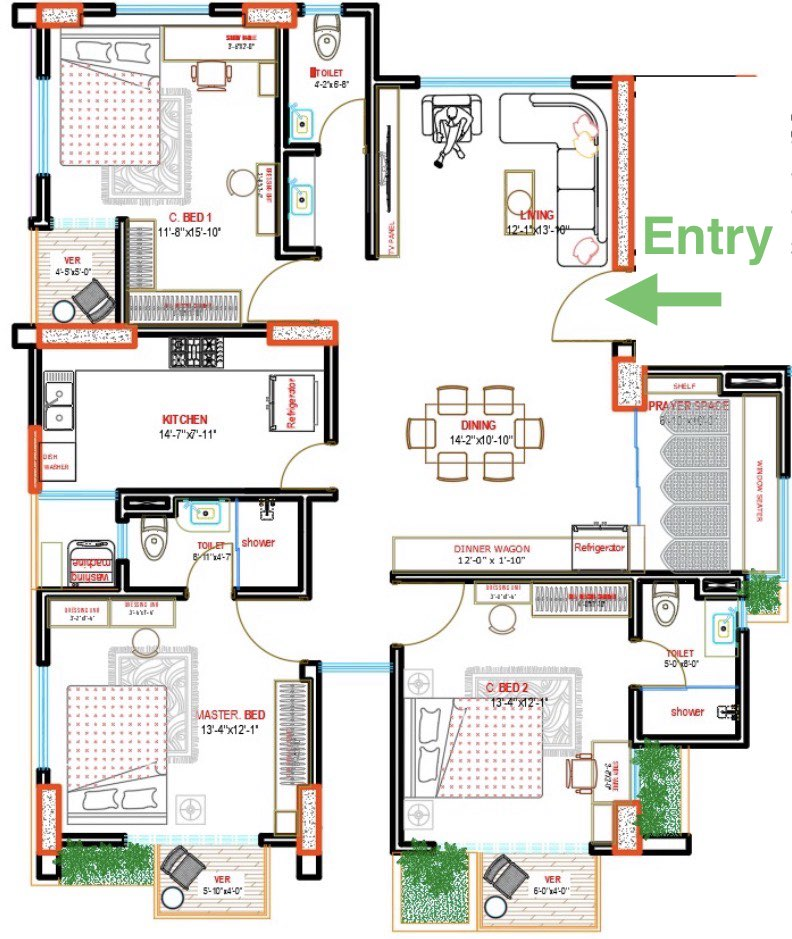
#> input picture linden/ref/floorplan.jpg, 792 x 939 px, found by its file name
$ python probe.py
#> lines starting #> are read from the running program, lines starting #| are printed output that depends on the picture; after the words box and inside, x2 and y2 are one past the last pixel; in counts of white or black regions, pixels touching at a corner belong together
"""Measure wall bands in the plan mask. probe.py H y x0 x1  |  probe.py V x y0 y1"""
import sys, numpy as np
from PIL import Image
im=np.asarray(Image.open(sys.argv[5] if len(sys.argv)>5 else "/home/user/blender-cli/linden/ref/floorplan.jpg").convert("RGB")).astype(int)
r,g,b=im[...,0],im[...,1],im[...,2]
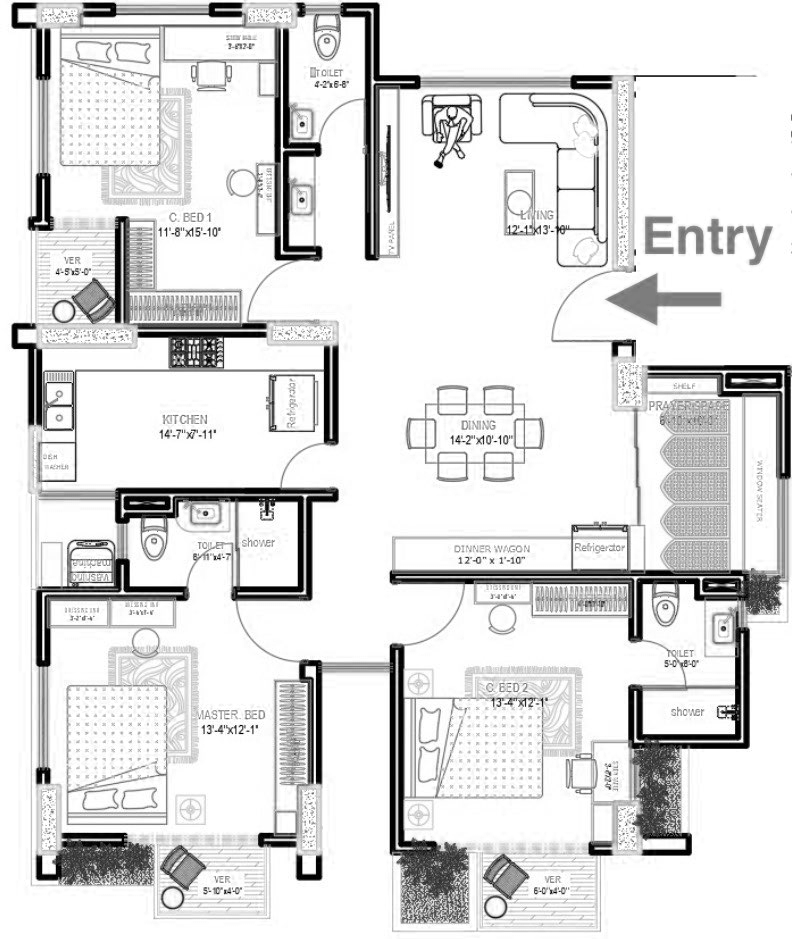
#> r: shape (939, 792) int64; min 0, max 255, mean 223.1
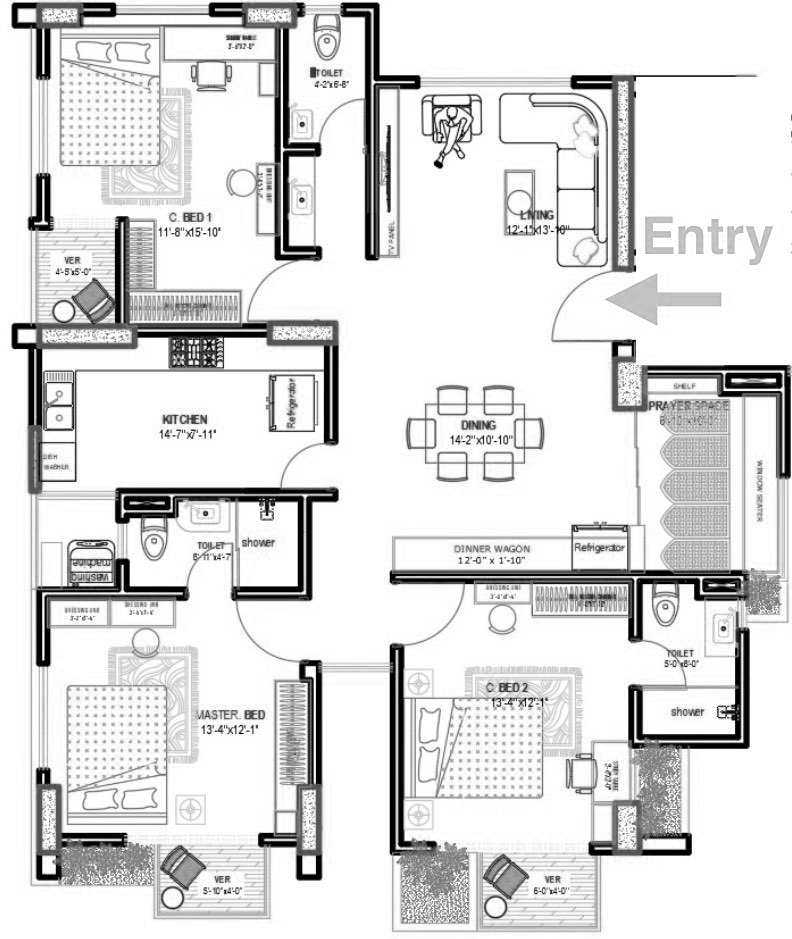
#> g: shape (939, 792) int64; min 0, max 255, mean 221.7
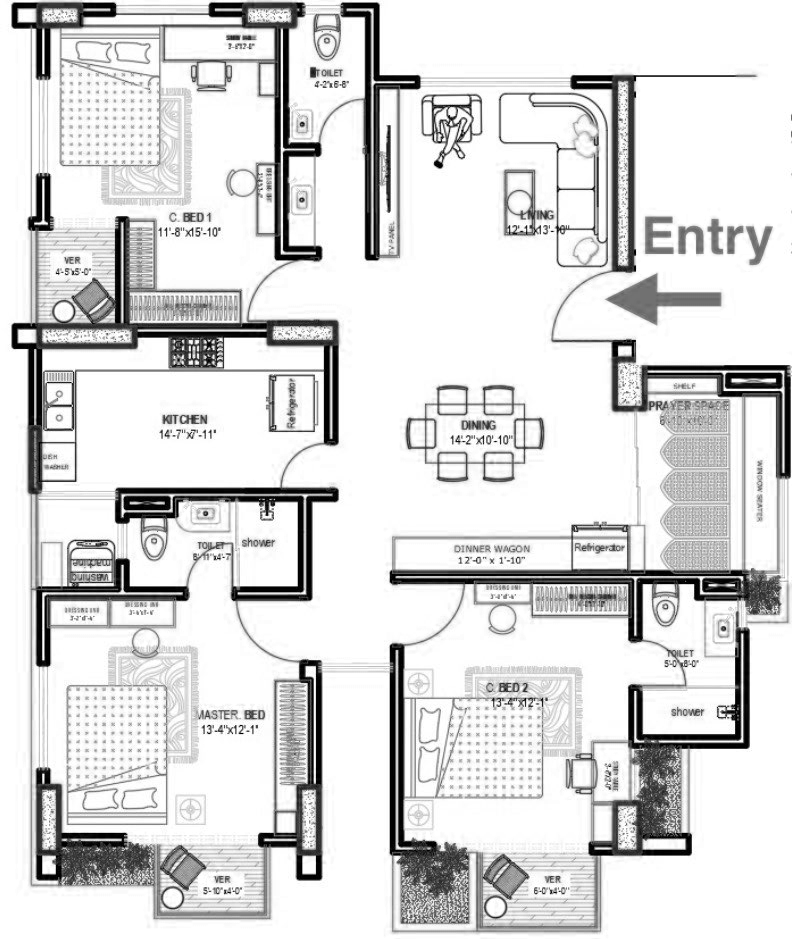
#> b: shape (939, 792) int64; min 0, max 255, mean 218.1
mask=((r<70)&(g<70)&(b<70))|((r>190)&(g>60)&(g<140)&(b<90))
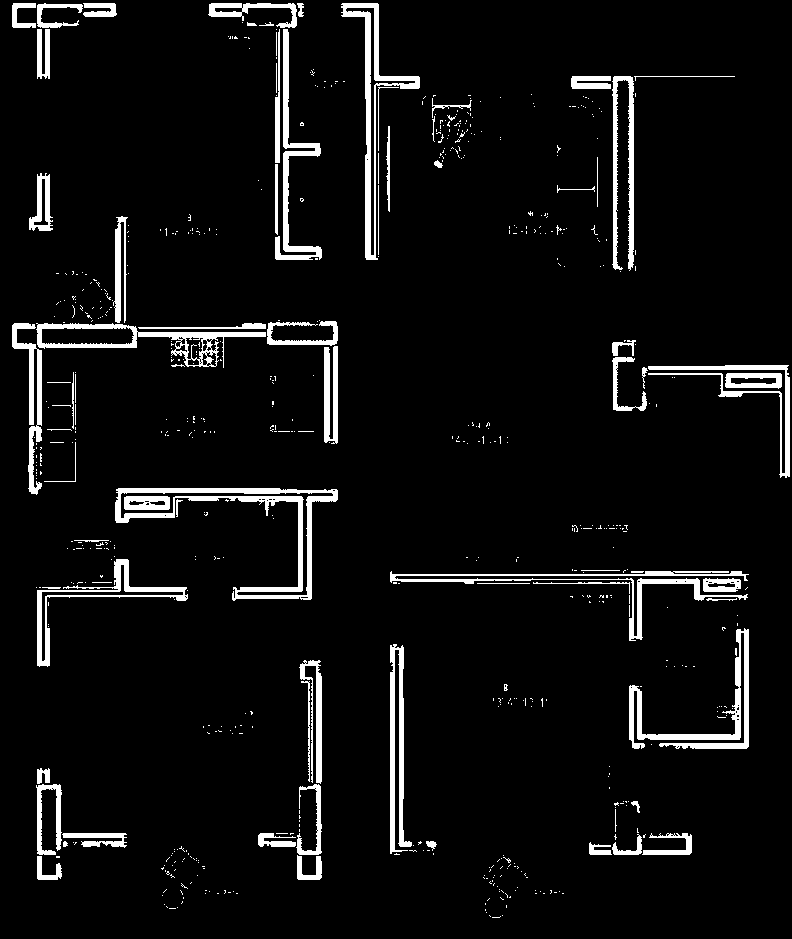
#> mask: shape (939, 792) bool; 5.9% white; 650 white regions (570 under 20 px), largest, box (x1, y1, x2, y2) and area: (115, 488, 338, 601) 3959, (341, 3, 420, 260) 2866, (629, 628, 749, 749) 2812
def band(line, c):
    # contiguous-ish band (gaps<=3) of mask around index c within +-12
    lo=max(0,c-14); seg=line[lo:c+15]
    idx=np.where(seg)[0]+lo
    if len(idx)==0: return None
    # cluster
    groups=[[idx[0]]]
    for i in idx[1:]:
        if i-groups[-1][-1]<=4: groups[-1].append(i)
        else: groups.append([i])
    gbest=min(groups,key=lambda g_:abs((g_[0]+g_[-1])/2-c))
    return gbest[0],gbest[-1]
#> (the run stopped early here; a loop or call above may not have finished)
